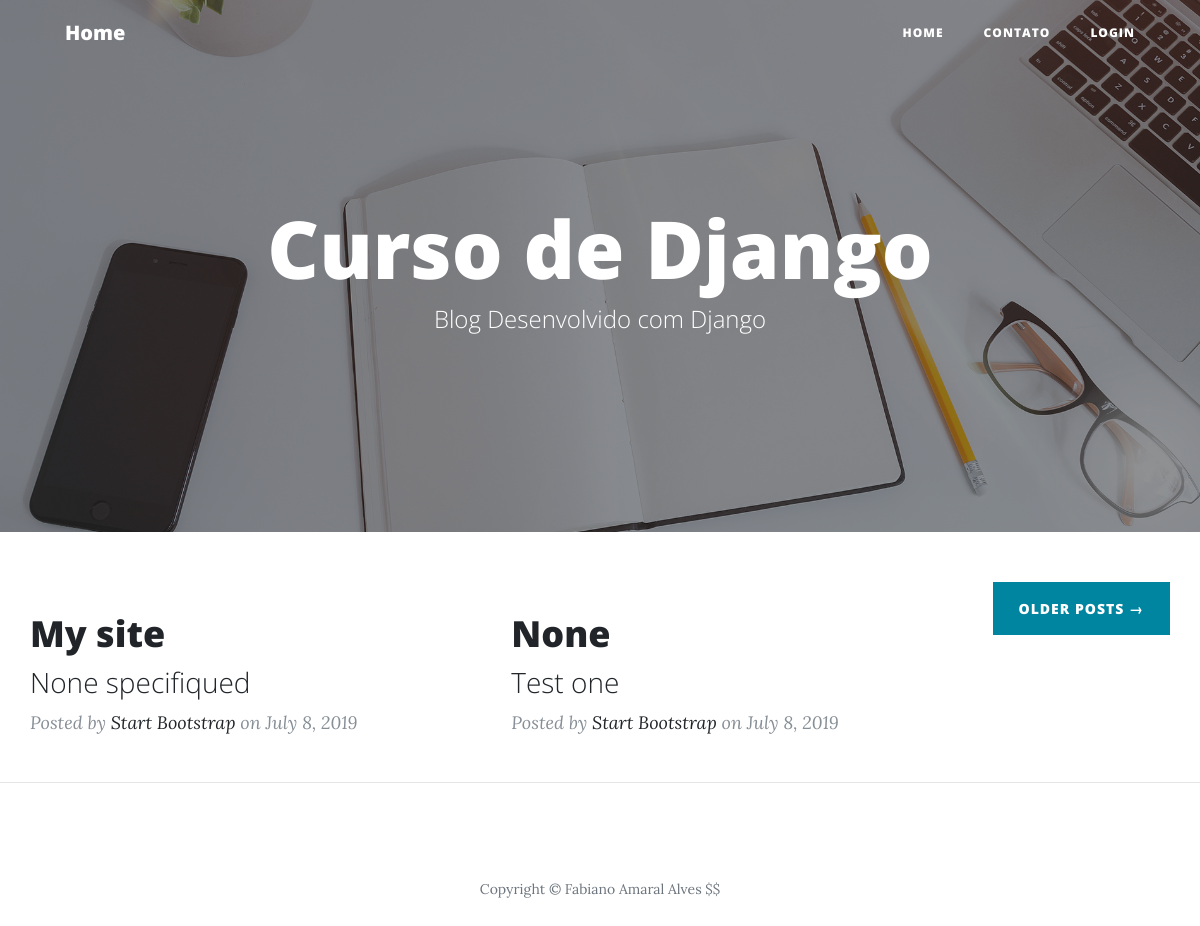
The app's page /, older data.
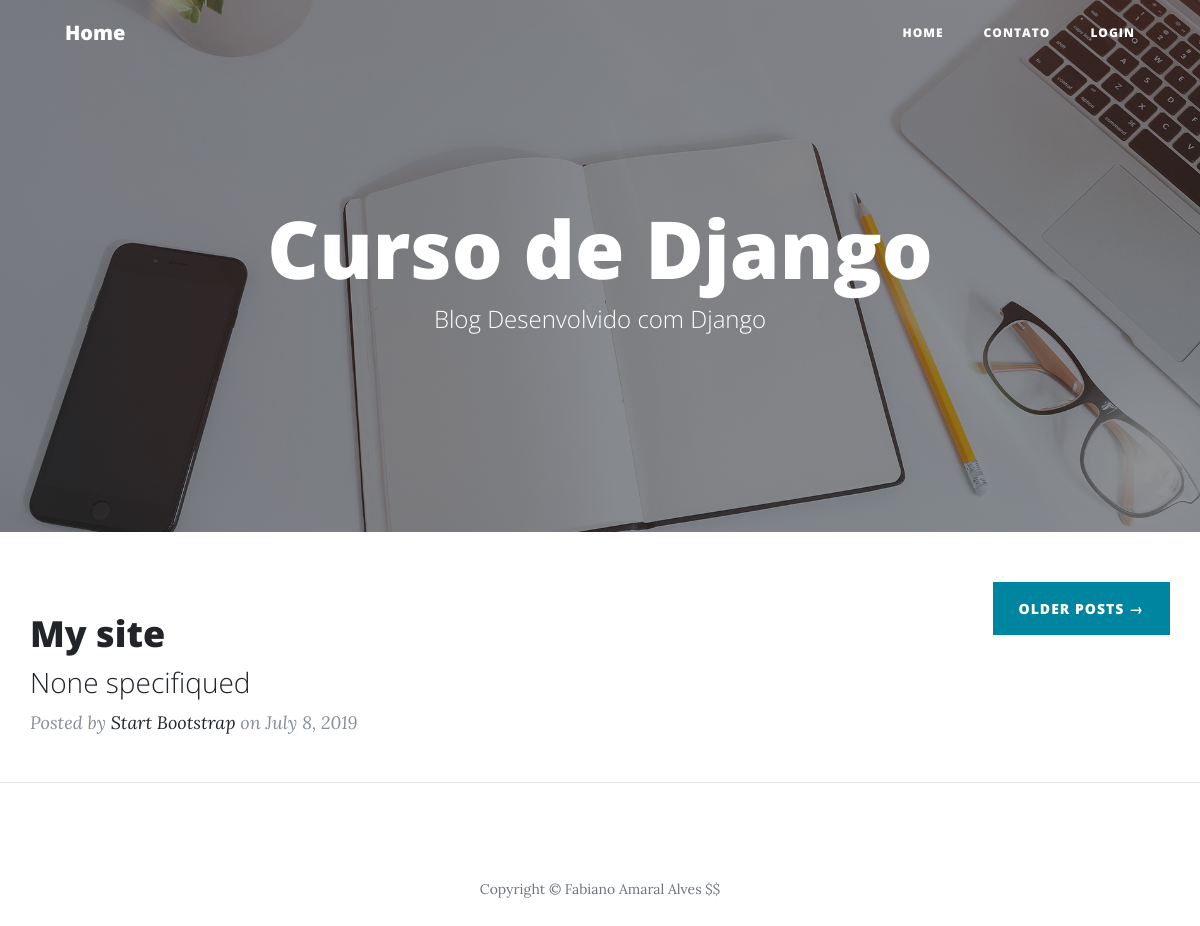
The same page, newer data.
### blog/models.py (models this page shows, shortened)
class Post(models.Model):
    STATUS = (
        ('draft', 'Draft'),
        ('published', 'Published'),
    )
    title = models.CharField(verbose_name="Titulo", max_length=250)
    slug = models.SlugField(max_length=250)
    author = models.ForeignKey(User, on_delete=models.CASCADE)
    category = models.ManyToManyField(Category, related_name="get_posts")
    image = models.ImageField(upload_to="blog", blank=True, null=True)
    content = RichTextField(verbose_name="Conteudo")
    published = models.DateTimeField(default=timezone.now)
    created = models.DateTimeField(auto_now_add=True)
    changed = models.DateTimeField(auto_now=True)
    status = models.CharField(max_length=10, choices=STATUS, default='draft')
    objects = models.Manager()
    published1 = PublishedManager()
    def get_absolute_url(self):
        return reverse('post_detail',args=[self.slug])
    class Meta:
        ordering = ('-published',)

### blog/views.py (the view)
# urls.py: path('', views.BlogListView.as_view(),name='home'),
class BlogListView(ListView):
    model = Post
    template_name = 'blog/home.html'

### social/processors.py (called while the page is built)
def ctx_social(request):
    ctx_dict = {}
    links = Link.objects.all()
    for link in links:
        ctx_dict[link.key_social] = link.url
    return ctx_dict

### blog/templates/blog/home.html (shortened to what this page needs)
{% extends 'base.html' %}
{% load static %}
{% block header %}
  <header class="masthead" style="background-image: url({% static 'img/home-bg.jpg' %})">
    <div class="overlay"></div>
    <div class="container">
      <div class="row">
        <div class="col-lg-8 col-md-10 mx-auto">
          <div class="site-heading">
            <h1>Curso de Django</h1>
            <span class="subheading">Blog Desenvolvido com Django </span>
          </div>
        </div>
      </div>
    </div>
  </header>
{% endblock header %}
{% block content %}
{% for post in object_list%}
<div class="post-preview">
    <a href="{{post.get_absolute_url}}">
      <h2 class="post-title">
       {{ post.title }}
      </h2>
      <h3 class="post-subtitle">
            {{ post.content|safe|truncatechars:"200" }}
      </h3>
    </a>
    <p class="post-meta">Posted by
      <a href="#">Start Bootstrap</a>
      on July 8, 2019</p>
</div>
{% endfor %}
<div class="clearfix">
<a class="btn btn-primary float-right" href="#">Older Posts &rarr;</a>
</div>
{% endblock content %}

Row changes from the older to the newer data that the page shows:
removed Post: title "None", content "Test one"
